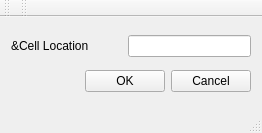
<?xml version="1.0" encoding="UTF-8"?>
<ui version="4.0">
 <class>GoToCellDialog</class>
 <widget class="QMainWindow" name="GoToCellDialog">
  <property name="geometry">
   <rect>
    <x>0</x>
    <y>0</y>
    <width>262</width>
    <height>133</height>
   </rect>
  </property>
  <property name="windowTitle">
   <string>Go to Cell</string>
  </property>
  <widget class="QWidget" name="centralWidget">
   <layout class="QVBoxLayout" name="verticalLayout">
    <item>
     <layout class="QHBoxLayout" name="horizontalLayout">
      <item>
       <widget class="QLabel" name="label">
        <property name="minimumSize">
         <size>
          <width>111</width>
          <height>0</height>
         </size>
        </property>
        <property name="text">
         <string>&amp;Cell Location</string>
        </property>
       </widget>
      </item>
      <item>
       <widget class="QLineEdit" name="lineEdit"/>
      </item>
     </layout>
    </item>
    <item>
     <layout class="QHBoxLayout" name="horizontalLayout_2">
      <item>
       <spacer name="horizontalSpacer">
        <property name="orientation">
         <enum>Qt::Horizontal</enum>
        </property>
        <property name="sizeHint" stdset="0">
         <size>
          <width>48</width>
          <height>20</height>
         </size>
        </property>
       </spacer>
      </item>
      <item>
       <widget class="QPushButton" name="okButton">
        <property name="text">
         <string>OK</string>
        </property>
       </widget>
      </item>
      <item>
       <widget class="QPushButton" name="cancelButton">
        <property name="text">
         <string>Cancel</string>
        </property>
       </widget>
      </item>
     </layout>
    </item>
   </layout>
  </widget>
  <widget class="QMenuBar" name="menuBar">
   <property name="geometry">
    <rect>
     <x>0</x>
     <y>0</y>
     <width>262</width>
     <height>20</height>
    </rect>
   </property>
  </widget>
  <widget class="QToolBar" name="mainToolBar">
   <attribute name="toolBarArea">
    <enum>TopToolBarArea</enum>
   </attribute>
   <attribute name="toolBarBreak">
    <bool>false</bool>
   </attribute>
  </widget>
  <widget class="QStatusBar" name="statusBar"/>
  <widget class="QToolBar" name="toolBar">
   <property name="windowTitle">
    <string>toolBar</string>
   </property>
   <attribute name="toolBarArea">
    <enum>TopToolBarArea</enum>
   </attribute>
   <attribute name="toolBarBreak">
    <bool>false</bool>
   </attribute>
  </widget>
 </widget>
 <layoutdefault spacing="6" margin="11"/>
 <tabstops>
  <tabstop>lineEdit</tabstop>
  <tabstop>okButton</tabstop>
  <tabstop>cancelButton</tabstop>
 </tabstops>
 <resources/>
 <connections/>
</ui>
